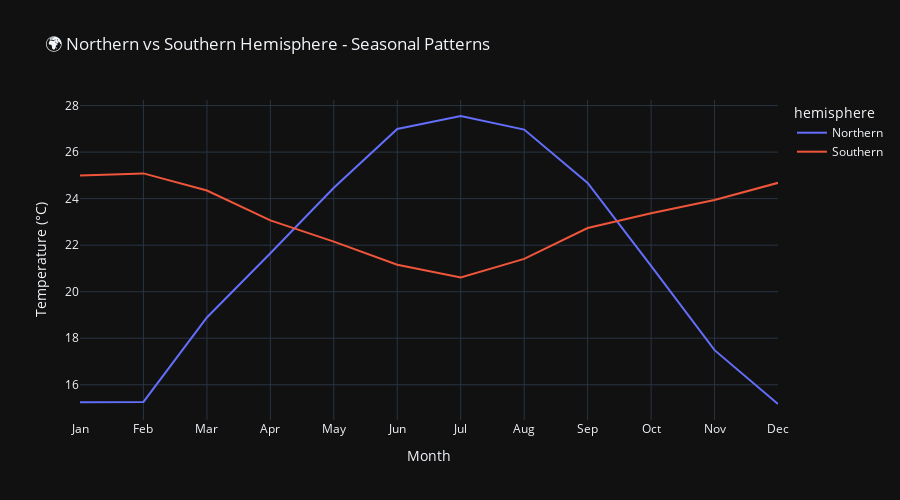

Notebook cell for this chart:
### Markdown cell above
## 3. Hemisphere Comparison

### Code cell
# Hemisphere seasonal comparison
hemi_monthly = df.groupby(['hemisphere', 'month'])['temperature_celsius'].mean().reset_index()

fig = px.line(hemi_monthly, x='month', y='temperature_celsius', color='hemisphere',
              title='🌍 Northern vs Southern Hemisphere - Seasonal Patterns',
              labels={'temperature_celsius': 'Temperature (°C)', 'month': 'Month'})
fig.update_layout(template='plotly_dark', height=500)
fig.update_xaxes(tickmode='array', tickvals=list(range(1, 13)),
                 ticktext=['Jan', 'Feb', 'Mar', 'Apr', 'May', 'Jun', 
                          'Jul', 'Aug', 'Sep', 'Oct', 'Nov', 'Dec'])
fig.show()

### Figure 1 — Plotly figure (JSON) as saved in the notebook; plotly's stock layout.template omitted (floating-point values rounded to 4 significant figures)
{"data": [{"hovertemplate": "hemisphere=Northern<br>Month=%{x}<br>Temperature (°C)=%{y}<extra></extra>", "legendgroup": "Northern", "line": {"color": "#636efa", "dash": "solid"}, "marker": {"symbol": "circle"}, "mode": "lines", "name": "Northern", "orientation": "v", "showlegend": true, "type": "scatter", "x": [1, 2, 3, 4, 5, 6, 7, 8, 9, 10, 11, 12], "xaxis": "x", "y": [15.25, 15.26, 18.89, 21.65, 24.47, 26.99, 27.55, 26.97, 24.67, 21.11, 17.49, 15.17], "yaxis": "y"}, {"hovertemplate": "hemisphere=Southern<br>Month=%{x}<br>Temperature (°C)=%{y}<extra></extra>", "legendgroup": "Southern", "line": {"color": "#EF553B", "dash": "solid"}, "marker": {"symbol": "circle"}, "mode": "lines", "name": "Southern", "orientation": "v", "showlegend": true, "type": "scatter", "x": [1, 2, 3, 4, 5, 6, 7, 8, 9, 10, 11, 12], "xaxis": "x", "y": [24.99, 25.09, 24.35, 23.07, 22.15, 21.16, 20.61, 21.41, 22.73, 23.37, 23.94, 24.68], "yaxis": "y"}], "layout": {"height": 500, "legend": {"title": {"text": "hemisphere"}, "tracegroupgap": 0}, "title": {"text": "🌍 Northern vs Southern Hemisphere - Seasonal Patterns"}, "xaxis": {"anchor": "y", "domain": [0, 1], "tickmode": "array", "ticktext": ["Jan", "Feb", "Mar", "Apr", "May", "Jun", "Jul", "Aug", "Sep", "Oct", "Nov", "Dec"], "tickvals": [1, 2, 3, 4, 5, 6, 7, 8, 9, 10, 11, 12], "title": {"text": "Month"}}, "yaxis": {"anchor": "x", "domain": [0, 1], "title": {"text": "Temperature (°C)"}}}}
